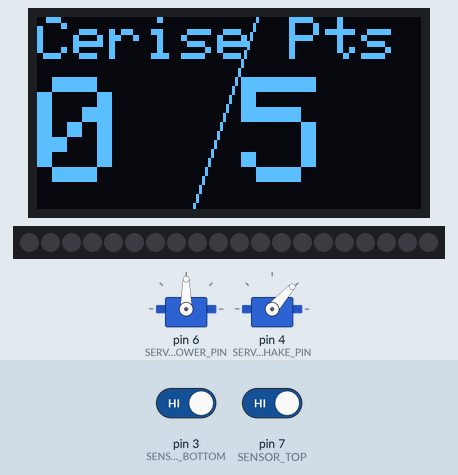
This sketch was run on a simulated Arduino Uno, built with avr-gcc and run on an emulated ATmega328P. Shown: 128×64 one-colour display, 20 RGB LEDs in strip order, left to right, 2 × servo. The test bench sets the inputs (shaded band); at power-on: pin 7 (SENSOR_TOP) HIGH, pin 3 (SENSOR_BOTTOM) HIGH. Dim RGB values are drawn brighter than linear; the audio player accepts every command and is not drawn.

Above: at 1.7 s.
1.8 s: pin 7 (SENSOR_TOP) driven LOW
At 2.1 s:
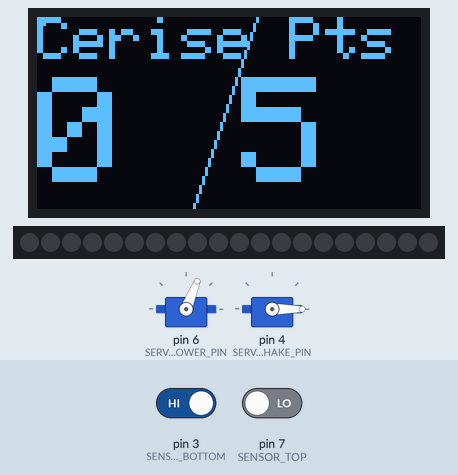
4.3 s: pin 3 (SENSOR_BOTTOM) driven LOW
At 5.52 s:
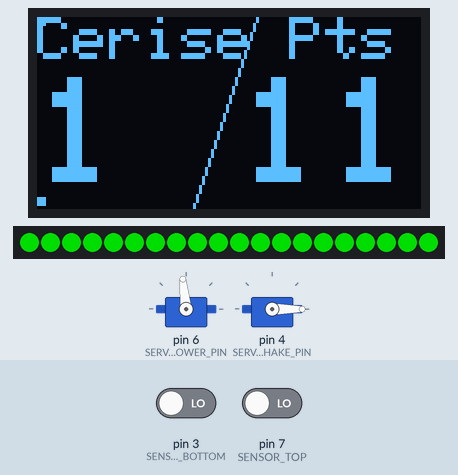
6.8 s: pin 3 (SENSOR_BOTTOM) driven HIGH
At 7.51 s:
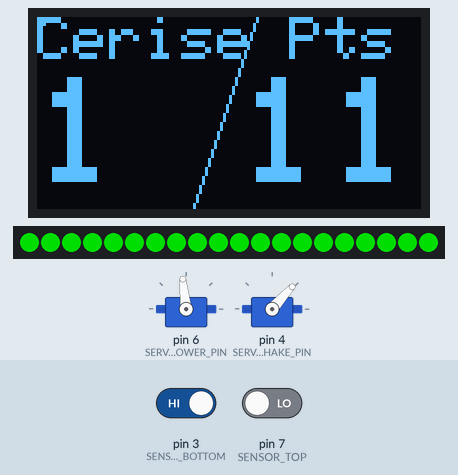
8.5 s: pin 7 (SENSOR_TOP) driven HIGH
At 8.8 s:
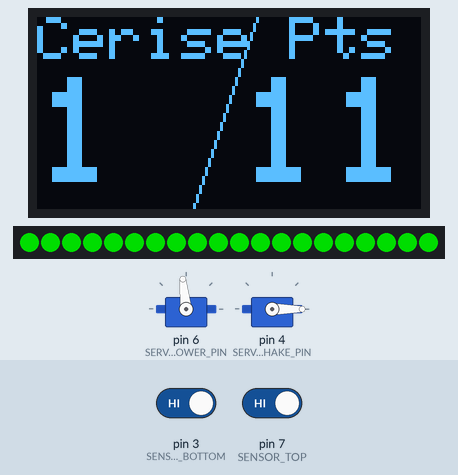
11.2 s: pin 3 (SENSOR_BOTTOM) driven LOW
At 12.17 s:
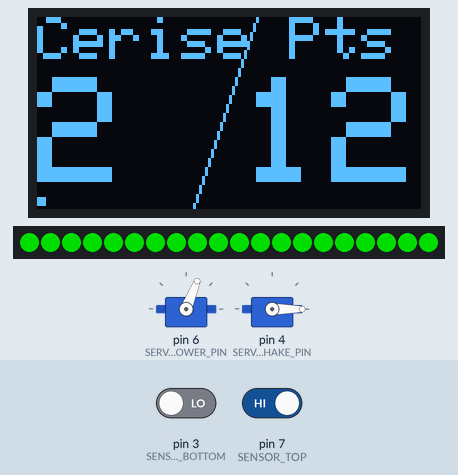
13.1 s: pin 7 (SENSOR_TOP) driven LOW
At 13.85 s:
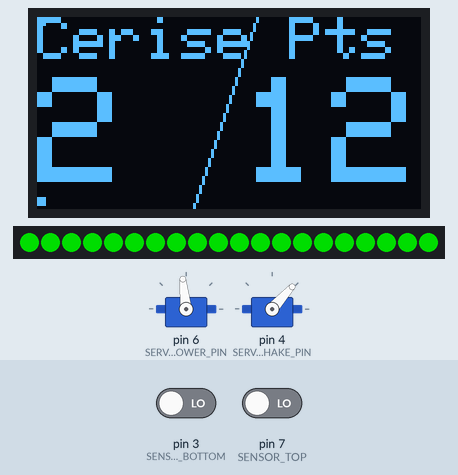
Timing chart, 0 to 15.8 s (numbered marks = the images above; inputs shaded):
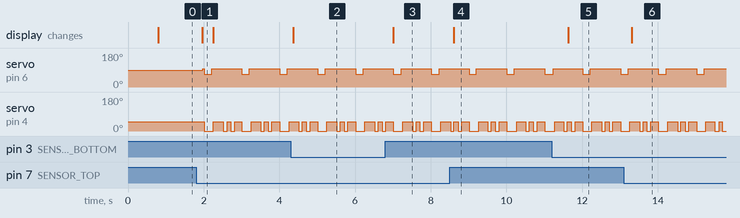

Measured:
- after the input at 1.8 s, servo on pin 6 (SERVO_FLOWER_PIN): alternates 96° for 0.79 s and 68° for 0.20 s, starting after 0.18 s; servo on pin 4 (SERVO_SHAKE_PIN): 48° → 0° after 0.22 s, then repeats every 1.0 s: 48° 0.26 s, 0° 0.10 s, 48° 0.10 s, 0° 0.10 s, 48° 0.18 s, 0° 0.26 s; the display: changes after 0.16 s (image 1)
- after the input at 4.3 s, the display: changes after 0.07 s (image 2)
- after the input at 6.8 s, the display: changes after 0.21 s (image 3)
- after the input at 8.5 s, the display: changes after 0.11 s (image 4)
- after the input at 11.2 s, the display: changes after 0.43 s (image 5)
- after the input at 13.1 s, the display: changes after 0.22 s (image 6)

The sketch:

panier.ino
```cpp
#include <SPI.h>
#include <Wire.h>
#include <Servo.h>
#include <Adafruit_NeoPixel.h>
#include <Adafruit_GFX.h>
#include <Adafruit_SSD1306.h>
#include <Chrono.h>

#define OLED_MOSI   9
#define OLED_CLK   10
#define OLED_DC    11
#define OLED_CS    12
#define OLED_RESET 13
Adafruit_SSD1306 display(OLED_MOSI, OLED_CLK, OLED_DC, OLED_RESET, OLED_CS);
Chrono displayTimer;

#define NEOPIXEL_PIN 8
#define NUMPIXELS 20
Adafruit_NeoPixel pixels(NUMPIXELS, NEOPIXEL_PIN, NEO_GRB + NEO_KHZ800);
Chrono pixelTimer;

#include "SoftwareSerial.h"
#include "DFRobotDFPlayerMini.h" //https://github.com/DFRobot/DFRobotDFPlayerMini
SoftwareSerial dfSerial(A4, A5); // RX, TX
DFRobotDFPlayerMini dfPlayer;

#define SERVO_SHAKE_PIN 4
#define SERVO_FLOWER_PIN 6
#define SENSOR_TOP 7
#define SENSOR_BOTTOM 3
unsigned long minActivationDelay = 5; //ms
unsigned long lastCherryTime = 0;

int sensorTopState = 1, sensorBottomState = 1;
unsigned long sensorTopChangeTime = 0, sensorBottomChangeTime = 0;
Servo servoFlower;
Servo servoShake;
int servoShakeHigh = 0;
int servoShakeLow = 48;

int cherryCount = 0;
int pointCount = 5;
unsigned long lastRotationTime = 0;

void setup()   {
  Serial.begin(115200);
  display.begin(SSD1306_SWITCHCAPVCC);
  display.clearDisplay();

  pixels.begin();
  pixels.setBrightness(255);

  dfSerial.begin(9600);
  dfPlayer.begin(dfSerial);
  dfPlayer.volume(30);
  dfPlayer.playFolder(1, 1);

  pinMode(SENSOR_TOP, INPUT);
  pinMode(SENSOR_BOTTOM, INPUT);
  servoFlower.attach(SERVO_FLOWER_PIN);
  servoShake.attach(SERVO_SHAKE_PIN);
  servoShake.write(servoShakeLow);
}

void loop() {
  updateSensors();

  updateFlower();

  if(pixelTimer.hasPassed(50)){
    pixelTimer.restart();
    pixels.show();
  }

  if(displayTimer.hasPassed(200)){
    displayTimer.restart();
    updateDisplay();
  }
}

void onSensorTopActivated(){
  lastRotationTime = millis();
}
void onSensorBottomActivated(){
  if(millis() - lastCherryTime > 100){
    cherryCount++;
    pointCount++;
    if(cherryCount==1) pointCount += 5;
    dfPlayer.playFolder(2, cherryCount);
  }
  lastCherryTime = millis();
}

void updateFlower(){
  unsigned long timeSinceLastRotate = millis() - lastRotationTime;

  if(lastRotationTime > 0 && timeSinceLastRotate < 15 * 1000){
    servoFlower.attach(SERVO_FLOWER_PIN);
    servoShake.attach(SERVO_SHAKE_PIN);
    //if(timeSinceLastRotate < 1 * 1000) servoFlower.write(78); // Spin slowly reversed
    //else                               servoFlower.write(86); // Spin slowly`

    int backwardTime = millis() - (millis()/1000*1000);
    if(backwardTime < 200) servoFlower.write(68); // Spin backward slowly
    else servoFlower.write(96); // Spin slowly

    pixels.fill(pixels.Color(0, 150, 0), 0, NUMPIXELS);

    if(backwardTime < 250) servoShake.write(servoShakeHigh);
    else if(backwardTime < 500) servoShake.write(servoShakeLow);
    else if(backwardTime < 600) servoShake.write(servoShakeHigh);
    else if(backwardTime < 700) servoShake.write(servoShakeLow);
    else if(backwardTime < 800) servoShake.write(servoShakeHigh);
    else if(backwardTime < 900) servoShake.write(servoShakeLow);
  }
  else{
    servoShake.write(servoShakeLow);
    delay(200);
    servoShake.detach();
    servoFlower.detach();
    pixels.fill(pixels.Color(0, 0, 0), 0, NUMPIXELS);
  }
}

void updateSensors(){
  // Read Sensor Top
  /*if(digitalRead(SENSOR_TOP) != sensorTopState){
    sensorTopState = digitalRead(SENSOR_TOP);
    sensorTopChangeTime = millis();
  }*/

  // Read Sensor Bottom
  /*if(digitalRead(SENSOR_BOTTOM) != sensorBottomState){
    sensorBottomState = digitalRead(SENSOR_BOTTOM);
    sensorBottomChangeTime = millis();
  }*/

  // Is Sensor Top Activated
  /*if(!sensorTopState && sensorTopChangeTime>0 && millis()-sensorTopChangeTime > minActivationDelay){
    sensorTopChangeTime = 0;
    onSensorTopActivated();
  }*/

  // Is Sensor Bottom Activated
  /*if(!sensorBottomState && sensorBottomChangeTime>0 && millis()-sensorBottomChangeTime > minActivationDelay){
    sensorBottomChangeTime = 0;
    onSensorBottomActivated();
  }*/

  if(!digitalRead(SENSOR_TOP)){
    onSensorTopActivated();
  }

  if(!digitalRead(SENSOR_BOTTOM)){
    onSensorBottomActivated();
  }
}

void updateDisplay(){
  display.clearDisplay();

  display.setTextSize(2);
  display.setCursor(0,0);
  display.print("Cerise Pts");

  display.setTextSize(5);
  display.setTextColor(WHITE);
  display.setCursor(0,20);
  display.print(cherryCount);
  display.setCursor(68,20);
  display.print(pointCount);

  display.drawLine(73, 0, 52, 63, WHITE);

  display.fillRect(0, 0, 3, 3, !digitalRead(SENSOR_TOP));
  display.fillRect(0, 60, 3, 3, !digitalRead(SENSOR_BOTTOM));

  display.display();
}
```
